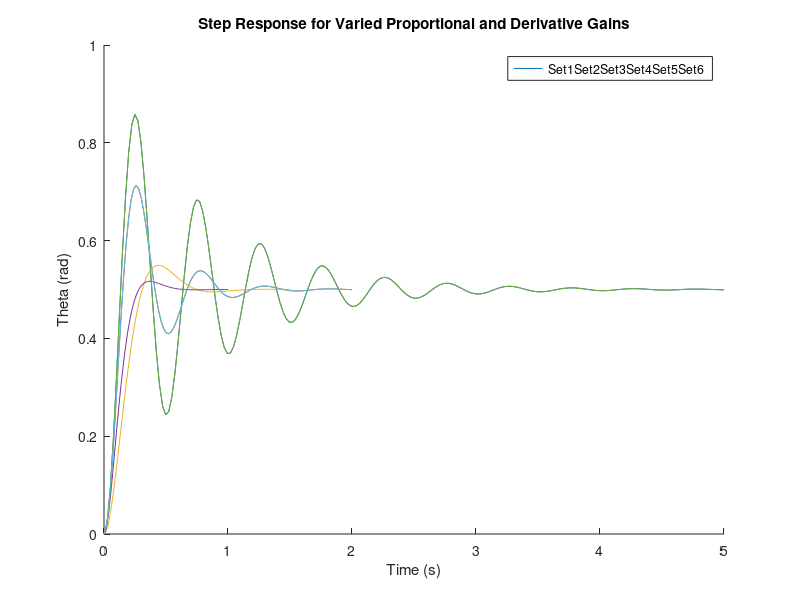
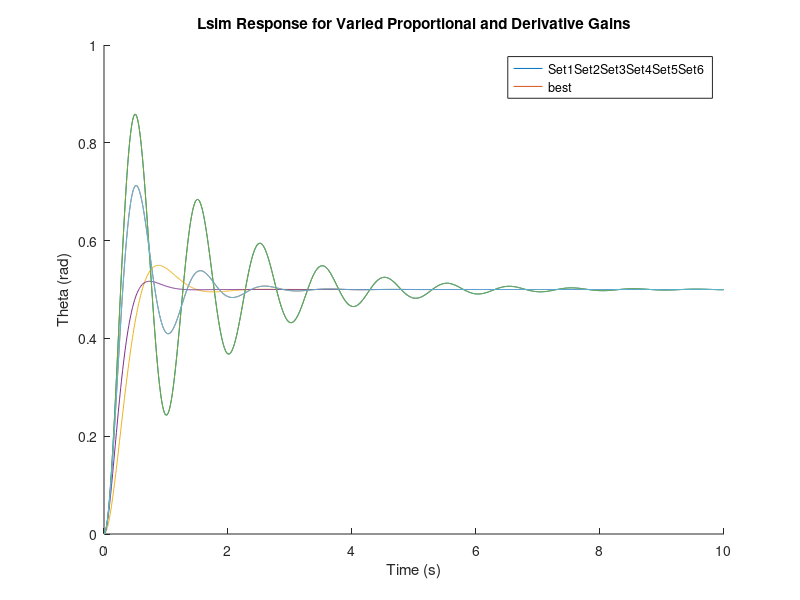
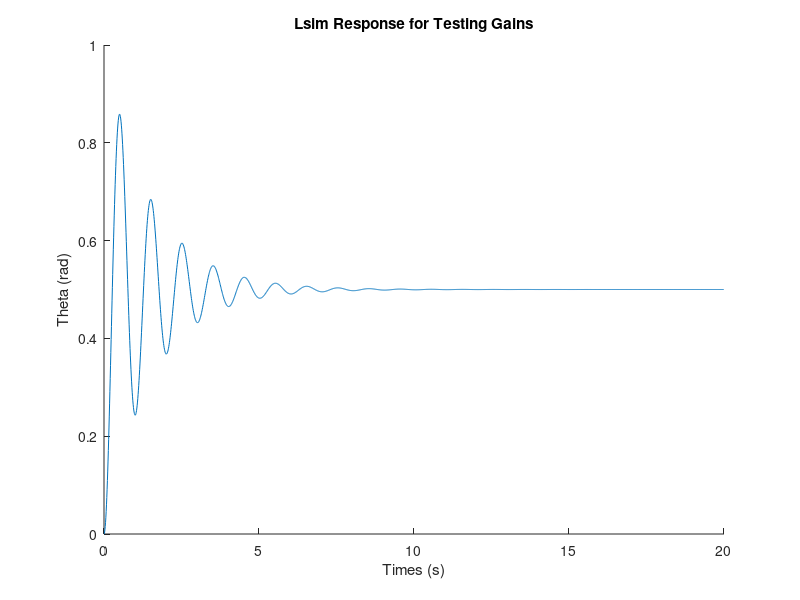

Write the MATLAB code that produced these figures, in order. (Note: this script raises an error after producing the figures.)
%% ASEN 2803: Rotary Control Lab
% Section 004, Group 09
clear all; close all; clc;

%% Input Variables
% Base Variables
Kg = 33.3; % Gear Ratio
Km = 0.0401; % [V/(rad/sec) or Nm/amp] Motor Constant
Rm = 19.2; % [ohms], Armature Resistance
Ns = 6; % Number of sets

% Rigid Arm Variables
J_hub = 0.0005; % [Kgm^2], Base inertia
J_extra = (0.2*0.2794^2); % [Kgm^2]
J_load = 0.0015; % [Kgm^2], load inertia of the bar
J = J_hub + J_extra + J_load; % [Kgm^2], total inertia

% Flexible Link Variables
L = 0.45; % [m], link length
Marm = 0.06; % [kg], link mass of ruler
J_arm = (Marm*L^2)/3; % [0.004, Kgm^2], link rigid body inertia
Mtip = 0.05; % [Kg], tip mass
J_M = Mtip*L^2; % [0.01, Kgm^2], tip mass inertia
fc = 1.8; % [Hz], natural frequency
J_L = J_arm + J_M; % Inertia of Flex Link Mass
Karm = (2*pi*fc)^2*(J_L); % Flexible link stiffness

% Adjustable Variables
Kptheta = [10 20 5 10 10 10]; % K1-proportional
Kdtheta = [0 0 0 1 -1 -0.5]; % K3-derivative

%% Calculations for n1, d2, d1, d0
n1 = Kptheta .* Kg * Km / (J*Rm);
d2 = 1;
d1 = (Kg^2*Km^2/(J*Rm) + Kdtheta.*Kg*Km/(J*Rm));
d0 = Kptheta.*Kg*Km/(J*Rm);

%% Closed Loop System
% Step function values, multiplied by 0.5 to get to 0.5 amplitude
names = ["Set1", "Set2", "Set3", "Set4", "Set5", "Set6"];

% Extra stuff for lsim
tstart = 0;
tstep = 0.01;
tmax = 10-tstep;
time = tstart:tstep:tmax; % Time vector of simulation time
desiredtheta = 0.5; % [rad], desired radians

uchoice = 1;

if uchoice == 1
    u = desiredtheta.*ones(size(time)); % Vector of desired radians for 1 val
else
    % Alternate from 0.5 to -0.5 in half of time
    u = zeros(1,length(time));
    u(:,1:length(time)/2 - 1) = 0.5.*ones(1,length(time)/2 - 1); 
    u(:,length(time)/2:length(time)) = -0.5.*ones(1,length(time)/2 + 1);
end

for i = 1:Ns
    % Numerator and Denominator Values
    num = n1(i);
    den = [d2 d1(i) d0(i)];
    % System for input
    sysTF = tf(num,den);
    % Step sim
    [x,t] = step(sysTF);
    % Lsim sim
    x2 = lsim(sysTF,u,time);
    xdatastepfunc.(names(i)) = x./2;
    tdatastepfunc.(names(i)) = t./2;
    xdatalsimfunc.(names(i)) = x2;
end

%% Graphing
% Graph for Step function values
figure(); hold on;
for i=1:Ns
    plot(tdatastepfunc.(names(i)),xdatastepfunc.(names(i)));
end
title('Step Response for Varied Proportional and Derivative Gains');
xlabel('Time (s)');
ylabel('Theta (rad)');
legend(names);

% Graph for lsim
figure(); hold on;
for i=1:Ns
     plot(time,xdatalsimfunc.(names(i)));
end
title('Lsim Response for Varied Proportional and Derivative Gains');
xlabel('Time (s)');
ylabel('Theta (rad)');
legend(names,location="best");

%% 2.4 Designing K1 and K3 for less than 20% overshoot, 5% settling error in < 1 sec
% Gains Values
Kpthetatest = 10; % K1 - proportional
Kdthetatest = -1; % K3 - derivative

% Values for system
n1test = Kpthetatest .* Kg * Km / (J*Rm);
d2test = 1;
d1test = (Kg^2*Km^2/(J*Rm) + Kdthetatest.*Kg*Km/(J*Rm));
d0test = Kpthetatest.*Kg*Km/(J*Rm);

% Extra stuff for lsim
tstarttest = 0;
tsteptest = 0.01;
% tmaxtest = 20-tsteptest;
tmaxtest = 20 - tsteptest;
timetest = tstarttest:tsteptest:tmaxtest; % Time vector of simulation time
desiredthetatest = 0.5; % [rad], desired radians

utest = desiredthetatest.*ones(size(timetest));

% Numerator and Denominator Values
numtest = n1test;
dentest = [d2test d1test d0test];

% System for Input
sysTFtest = tf(numtest,dentest);

xtest = lsim(sysTFtest,utest,timetest);

% Creating Graph With Bounds
figure(); hold on;
plot(timetest,xtest);
title('Lsim Response for Testing Gains');
xlabel('Times (s)');
ylabel('Theta (rad)');

% 20% bounds for 0.5 rad and -0.5 rad
yline(desiredthetatest*0.2 + desiredthetatest,'--r');
yline(-desiredthetatest*0.2 + desiredthetatest,'--r');
